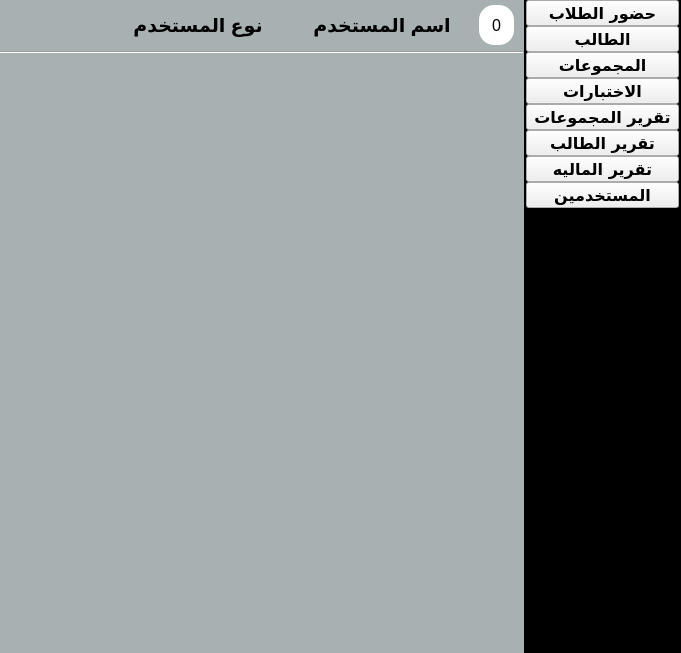
<?xml version="1.0" encoding="UTF-8"?>
<ui version="4.0">
 <class>MainWindow</class>
 <widget class="QMainWindow" name="MainWindow">
  <property name="geometry">
   <rect>
    <x>0</x>
    <y>0</y>
    <width>681</width>
    <height>653</height>
   </rect>
  </property>
  <property name="font">
   <font>
    <weight>50</weight>
    <bold>false</bold>
   </font>
  </property>
  <property name="windowTitle">
   <string>TBAT</string>
  </property>
  <property name="windowIcon">
   <iconset resource="../views/source.qrc">
    <normaloff>:/n/img/home.ico</normaloff>:/n/img/home.ico</iconset>
  </property>
  <property name="styleSheet">
   <string notr="true">.QWidget{

background:#A8B1B2;
}
.QListWidget{
background-color: #000;
color:white;


}
.QListWidget::item:selected {
background:#A8B1B2

}

.QRadioButton::indicator:checked, QRadioButton::indicator:unchecked{
    color: #b1b1b1;
    background-color: #323232;
    border: 0px solid #b1b1b1;
    border-radius: 1px;
}

.QRadioButton::indicator:checked
{
    background-color: qradialgradient(
        cx: 0.5, cy: 0.5,
        fx: 0.5, fy: 0.5,
        radius: 1.0,
        stop: 0.25 #00838F,
        stop: 0.3 #323232
    );
}



.QPushButton {
	    color: rgb(0, 0, 0);
    font: 16px Helvetica, Arial, sans-serif;
    background-color: transparent;
    border-width: 0px;
    border-style: solid;
}


.QLineEdit { 
	color: rgb(0, 0, 0);
    font: 17px Helvetica, Arial, sans-serif;
    border: 1px solid #c4c4c4; 
    padding: 6px 6px 6px 6px; 
} 
 
.QLineEdit:focus { 
    outline: none; 
    border: 1px solid #7bc1f7; 
   }
.QLineEdit:hover{

    border: 1px solid QLinearGradient( x1: 0, y1: 0, x2: 0, y2: 1, stop: 0 #ffa02f, stop: 1 #d7801a);
}

.QTableWidget::hover{

    border: 1px solid QLinearGradient( x1: 0, y1: 0, x2: 0, y2: 1, stop: 0 #ffa02f, stop: 1 #d7801a);

}
 .QTabBar::tab {
   	background-color: #000;
	color:white;
     border: 0px;
     min-width: 28ex;
	min-height:9ex;
padding:8px;
 }
 
 .QTabBar::tab:selected, QTabBar::tab:hover {
       	background-color: #fff;
	color:#000;
     border: 0px;
     min-width: 25ex;
	min-height:9ex;
padding:8px;
 }
 
.QTabBar::tab:selected {
          	background-color: #fff;
	color:#000;
        border: 0px;
     min-width: 25ex;
	min-height:9ex;
padding:8px;
 }
</string>
  </property>
  <property name="documentMode">
   <bool>false</bool>
  </property>
  <property name="dockOptions">
   <set>QMainWindow::AllowTabbedDocks|QMainWindow::AnimatedDocks</set>
  </property>
  <property name="unifiedTitleAndToolBarOnMac">
   <bool>false</bool>
  </property>
  <widget class="QWidget" name="central_w">
   <layout class="QGridLayout" name="gridLayout">
    <property name="margin">
     <number>0</number>
    </property>
    <property name="spacing">
     <number>0</number>
    </property>
    <item row="0" column="0">
     <widget class="QWidget" name="widget" native="true">
      <layout class="QGridLayout" name="gridLayout_2">
       <property name="horizontalSpacing">
        <number>0</number>
       </property>
       <property name="verticalSpacing">
        <number>1</number>
       </property>
       <property name="margin">
        <number>0</number>
       </property>
       <item row="2" column="0">
        <widget class="QWidget" name="widget_2" native="true">
         <property name="sizePolicy">
          <sizepolicy hsizetype="Expanding" vsizetype="Expanding">
           <horstretch>12</horstretch>
           <verstretch>0</verstretch>
          </sizepolicy>
         </property>
         <property name="font">
          <font>
           <pointsize>7</pointsize>
          </font>
         </property>
         <layout class="QGridLayout" name="gridLayout_4">
          <property name="verticalSpacing">
           <number>0</number>
          </property>
          <property name="margin">
           <number>0</number>
          </property>
          <item row="0" column="0">
           <widget class="QTabWidget" name="h">
            <property name="sizePolicy">
             <sizepolicy hsizetype="Expanding" vsizetype="Expanding">
              <horstretch>5</horstretch>
              <verstretch>0</verstretch>
             </sizepolicy>
            </property>
            <property name="font">
             <font>
              <pointsize>10</pointsize>
              <weight>75</weight>
              <bold>true</bold>
             </font>
            </property>
            <property name="layoutDirection">
             <enum>Qt::LeftToRight</enum>
            </property>
            <property name="tabShape">
             <enum>QTabWidget::Rounded</enum>
            </property>
            <property name="currentIndex">
             <number>-1</number>
            </property>
            <property name="elideMode">
             <enum>Qt::ElideRight</enum>
            </property>
            <property name="usesScrollButtons">
             <bool>false</bool>
            </property>
            <property name="documentMode">
             <bool>true</bool>
            </property>
            <property name="tabsClosable">
             <bool>true</bool>
            </property>
            <property name="movable">
             <bool>true</bool>
            </property>
           </widget>
          </item>
         </layout>
        </widget>
       </item>
       <item row="0" column="1" rowspan="3">
        <widget class="QWidget" name="widget_3" native="true">
         <property name="sizePolicy">
          <sizepolicy hsizetype="Expanding" vsizetype="Expanding">
           <horstretch>0</horstretch>
           <verstretch>0</verstretch>
          </sizepolicy>
         </property>
         <property name="layoutDirection">
          <enum>Qt::RightToLeft</enum>
         </property>
         <property name="styleSheet">
          <string notr="true">.QWidget{
background:#000;}</string>
         </property>
         <layout class="QVBoxLayout" name="verticalLayout">
          <property name="spacing">
           <number>0</number>
          </property>
          <property name="leftMargin">
           <number>2</number>
          </property>
          <property name="topMargin">
           <number>0</number>
          </property>
          <property name="rightMargin">
           <number>2</number>
          </property>
          <property name="bottomMargin">
           <number>0</number>
          </property>
          <item>
           <widget class="QToolButton" name="toolButton">
            <property name="sizePolicy">
             <sizepolicy hsizetype="Preferred" vsizetype="Preferred">
              <horstretch>0</horstretch>
              <verstretch>0</verstretch>
             </sizepolicy>
            </property>
            <property name="font">
             <font>
              <family>Andalus</family>
              <pointsize>12</pointsize>
              <weight>75</weight>
              <bold>true</bold>
             </font>
            </property>
            <property name="text">
             <string>حضور الطلاب</string>
            </property>
            <property name="icon">
             <iconset resource="../views/source.qrc">
              <normaloff>:/n/img/report.png</normaloff>:/n/img/report.png</iconset>
            </property>
            <property name="iconSize">
             <size>
              <width>50</width>
              <height>50</height>
             </size>
            </property>
            <property name="toolButtonStyle">
             <enum>Qt::ToolButtonTextUnderIcon</enum>
            </property>
           </widget>
          </item>
          <item>
           <widget class="QToolButton" name="toolButton_2">
            <property name="sizePolicy">
             <sizepolicy hsizetype="Preferred" vsizetype="Preferred">
              <horstretch>0</horstretch>
              <verstretch>0</verstretch>
             </sizepolicy>
            </property>
            <property name="font">
             <font>
              <family>Andalus</family>
              <pointsize>12</pointsize>
              <weight>75</weight>
              <bold>true</bold>
             </font>
            </property>
            <property name="text">
             <string>الطالب</string>
            </property>
            <property name="icon">
             <iconset resource="../views/source.qrc">
              <normaloff>:/n/img/student.png</normaloff>:/n/img/student.png</iconset>
            </property>
            <property name="iconSize">
             <size>
              <width>50</width>
              <height>50</height>
             </size>
            </property>
            <property name="toolButtonStyle">
             <enum>Qt::ToolButtonTextUnderIcon</enum>
            </property>
           </widget>
          </item>
          <item>
           <widget class="QToolButton" name="toolButton_3">
            <property name="sizePolicy">
             <sizepolicy hsizetype="Preferred" vsizetype="Preferred">
              <horstretch>0</horstretch>
              <verstretch>0</verstretch>
             </sizepolicy>
            </property>
            <property name="font">
             <font>
              <family>Andalus</family>
              <pointsize>12</pointsize>
              <weight>75</weight>
              <bold>true</bold>
             </font>
            </property>
            <property name="text">
             <string>المجموعات</string>
            </property>
            <property name="icon">
             <iconset resource="../views/source.qrc">
              <normaloff>:/n/img/collaboration.png</normaloff>:/n/img/collaboration.png</iconset>
            </property>
            <property name="iconSize">
             <size>
              <width>50</width>
              <height>50</height>
             </size>
            </property>
            <property name="toolButtonStyle">
             <enum>Qt::ToolButtonTextUnderIcon</enum>
            </property>
           </widget>
          </item>
          <item>
           <widget class="QToolButton" name="toolButton_4">
            <property name="sizePolicy">
             <sizepolicy hsizetype="Preferred" vsizetype="Preferred">
              <horstretch>0</horstretch>
              <verstretch>0</verstretch>
             </sizepolicy>
            </property>
            <property name="font">
             <font>
              <family>Andalus</family>
              <pointsize>12</pointsize>
              <weight>75</weight>
              <bold>true</bold>
             </font>
            </property>
            <property name="text">
             <string>الاختبارات</string>
            </property>
            <property name="icon">
             <iconset resource="../views/source.qrc">
              <normaloff>:/n/img/board.png</normaloff>:/n/img/board.png</iconset>
            </property>
            <property name="iconSize">
             <size>
              <width>50</width>
              <height>50</height>
             </size>
            </property>
            <property name="toolButtonStyle">
             <enum>Qt::ToolButtonTextUnderIcon</enum>
            </property>
           </widget>
          </item>
          <item>
           <widget class="QToolButton" name="toolButton_6">
            <property name="sizePolicy">
             <sizepolicy hsizetype="Preferred" vsizetype="Preferred">
              <horstretch>0</horstretch>
              <verstretch>0</verstretch>
             </sizepolicy>
            </property>
            <property name="font">
             <font>
              <family>Andalus</family>
              <pointsize>12</pointsize>
              <weight>75</weight>
              <bold>true</bold>
             </font>
            </property>
            <property name="text">
             <string>تقرير المجموعات</string>
            </property>
            <property name="icon">
             <iconset resource="../views/source.qrc">
              <normaloff>:/n/img/line-chart.png</normaloff>:/n/img/line-chart.png</iconset>
            </property>
            <property name="iconSize">
             <size>
              <width>50</width>
              <height>50</height>
             </size>
            </property>
            <property name="toolButtonStyle">
             <enum>Qt::ToolButtonTextUnderIcon</enum>
            </property>
           </widget>
          </item>
          <item>
           <widget class="QToolButton" name="toolButton_7">
            <property name="sizePolicy">
             <sizepolicy hsizetype="Preferred" vsizetype="Preferred">
              <horstretch>0</horstretch>
              <verstretch>0</verstretch>
             </sizepolicy>
            </property>
            <property name="font">
             <font>
              <family>Andalus</family>
              <pointsize>12</pointsize>
              <weight>75</weight>
              <bold>true</bold>
             </font>
            </property>
            <property name="text">
             <string>تقرير الطالب</string>
            </property>
            <property name="icon">
             <iconset resource="../views/source.qrc">
              <normaloff>:/n/img/analytics (1).png</normaloff>:/n/img/analytics (1).png</iconset>
            </property>
            <property name="iconSize">
             <size>
              <width>50</width>
              <height>50</height>
             </size>
            </property>
            <property name="toolButtonStyle">
             <enum>Qt::ToolButtonTextUnderIcon</enum>
            </property>
           </widget>
          </item>
          <item>
           <widget class="QToolButton" name="toolButton_5">
            <property name="sizePolicy">
             <sizepolicy hsizetype="Preferred" vsizetype="Preferred">
              <horstretch>0</horstretch>
              <verstretch>0</verstretch>
             </sizepolicy>
            </property>
            <property name="font">
             <font>
              <family>Andalus</family>
              <pointsize>12</pointsize>
              <weight>75</weight>
              <bold>true</bold>
             </font>
            </property>
            <property name="text">
             <string>تقرير الماليه</string>
            </property>
            <property name="icon">
             <iconset resource="../views/source.qrc">
              <normaloff>:/n/img/money-bag-with-dollar-symbol.png</normaloff>:/n/img/money-bag-with-dollar-symbol.png</iconset>
            </property>
            <property name="iconSize">
             <size>
              <width>50</width>
              <height>50</height>
             </size>
            </property>
            <property name="toolButtonStyle">
             <enum>Qt::ToolButtonTextUnderIcon</enum>
            </property>
           </widget>
          </item>
          <item>
           <widget class="QToolButton" name="toolButton_8">
            <property name="sizePolicy">
             <sizepolicy hsizetype="Preferred" vsizetype="Preferred">
              <horstretch>0</horstretch>
              <verstretch>0</verstretch>
             </sizepolicy>
            </property>
            <property name="font">
             <font>
              <family>Andalus</family>
              <pointsize>12</pointsize>
              <weight>75</weight>
              <bold>true</bold>
             </font>
            </property>
            <property name="text">
             <string>المستخدمين</string>
            </property>
            <property name="icon">
             <iconset resource="../views/source.qrc">
              <normaloff>:/n/img/clerk-with-tie (1).png</normaloff>:/n/img/clerk-with-tie (1).png</iconset>
            </property>
            <property name="iconSize">
             <size>
              <width>50</width>
              <height>50</height>
             </size>
            </property>
            <property name="toolButtonStyle">
             <enum>Qt::ToolButtonTextUnderIcon</enum>
            </property>
           </widget>
          </item>
          <item>
           <spacer name="verticalSpacer">
            <property name="orientation">
             <enum>Qt::Vertical</enum>
            </property>
            <property name="sizeHint" stdset="0">
             <size>
              <width>20</width>
              <height>40</height>
             </size>
            </property>
           </spacer>
          </item>
         </layout>
        </widget>
       </item>
       <item row="0" column="0">
        <widget class="QWidget" name="header" native="true">
         <property name="sizePolicy">
          <sizepolicy hsizetype="Preferred" vsizetype="Preferred">
           <horstretch>0</horstretch>
           <verstretch>0</verstretch>
          </sizepolicy>
         </property>
         <property name="maximumSize">
          <size>
           <width>16777215</width>
           <height>50</height>
          </size>
         </property>
         <property name="styleSheet">
          <string notr="true"/>
         </property>
         <layout class="QHBoxLayout" name="horizontalLayout_11">
          <property name="spacing">
           <number>10</number>
          </property>
          <property name="leftMargin">
           <number>5</number>
          </property>
          <property name="topMargin">
           <number>5</number>
          </property>
          <property name="rightMargin">
           <number>10</number>
          </property>
          <property name="bottomMargin">
           <number>5</number>
          </property>
          <item>
           <widget class="QPushButton" name="close_btn_5">
            <property name="sizePolicy">
             <sizepolicy hsizetype="Fixed" vsizetype="Preferred">
              <horstretch>0</horstretch>
              <verstretch>0</verstretch>
             </sizepolicy>
            </property>
            <property name="maximumSize">
             <size>
              <width>555555</width>
              <height>55555</height>
             </size>
            </property>
            <property name="text">
             <string/>
            </property>
            <property name="icon">
             <iconset resource="../views/source.qrc">
              <normaloff>:/n/img/Cancel-500.png</normaloff>:/n/img/Cancel-500.png</iconset>
            </property>
            <property name="iconSize">
             <size>
              <width>30</width>
              <height>30</height>
             </size>
            </property>
            <property name="flat">
             <bool>true</bool>
            </property>
           </widget>
          </item>
          <item>
           <widget class="QPushButton" name="logout_btn_5">
            <property name="sizePolicy">
             <sizepolicy hsizetype="Fixed" vsizetype="Preferred">
              <horstretch>0</horstretch>
              <verstretch>0</verstretch>
             </sizepolicy>
            </property>
            <property name="maximumSize">
             <size>
              <width>555555</width>
              <height>55555</height>
             </size>
            </property>
            <property name="text">
             <string/>
            </property>
            <property name="icon">
             <iconset resource="../views/source.qrc">
              <normaloff>:/n/img/Logout Rounded Left Filled-100.png</normaloff>:/n/img/Logout Rounded Left Filled-100.png</iconset>
            </property>
            <property name="iconSize">
             <size>
              <width>30</width>
              <height>30</height>
             </size>
            </property>
            <property name="flat">
             <bool>true</bool>
            </property>
           </widget>
          </item>
          <item>
           <widget class="QLabel" name="user_type_5">
            <property name="sizePolicy">
             <sizepolicy hsizetype="Expanding" vsizetype="Preferred">
              <horstretch>0</horstretch>
              <verstretch>0</verstretch>
             </sizepolicy>
            </property>
            <property name="font">
             <font>
              <pointsize>14</pointsize>
              <weight>75</weight>
              <bold>true</bold>
             </font>
            </property>
            <property name="text">
             <string>نوع المستخدم</string>
            </property>
            <property name="alignment">
             <set>Qt::AlignCenter</set>
            </property>
           </widget>
          </item>
          <item>
           <widget class="QLabel" name="user_name_5">
            <property name="sizePolicy">
             <sizepolicy hsizetype="Expanding" vsizetype="Preferred">
              <horstretch>0</horstretch>
              <verstretch>0</verstretch>
             </sizepolicy>
            </property>
            <property name="font">
             <font>
              <pointsize>14</pointsize>
              <weight>75</weight>
              <bold>true</bold>
             </font>
            </property>
            <property name="layoutDirection">
             <enum>Qt::RightToLeft</enum>
            </property>
            <property name="text">
             <string>اسم المستخدم</string>
            </property>
            <property name="alignment">
             <set>Qt::AlignCenter</set>
            </property>
           </widget>
          </item>
          <item>
           <widget class="QPushButton" name="notify_show_btn_5">
            <property name="sizePolicy">
             <sizepolicy hsizetype="Fixed" vsizetype="Expanding">
              <horstretch>0</horstretch>
              <verstretch>0</verstretch>
             </sizepolicy>
            </property>
            <property name="minimumSize">
             <size>
              <width>35</width>
              <height>30</height>
             </size>
            </property>
            <property name="styleSheet">
             <string notr="true">QPushButton
{
border:0px;
border-radius:15px;
background:#fff;
color:#000;
}</string>
            </property>
            <property name="text">
             <string>0</string>
            </property>
            <property name="flat">
             <bool>false</bool>
            </property>
           </widget>
          </item>
         </layout>
        </widget>
       </item>
       <item row="1" column="0">
        <widget class="Line" name="line">
         <property name="orientation">
          <enum>Qt::Horizontal</enum>
         </property>
        </widget>
       </item>
      </layout>
     </widget>
    </item>
   </layout>
  </widget>
 </widget>
 <resources>
  <include location="../views/source.qrc"/>
  <include location="../views/source.qrc"/>
 </resources>
 <connections/>
</ui>
